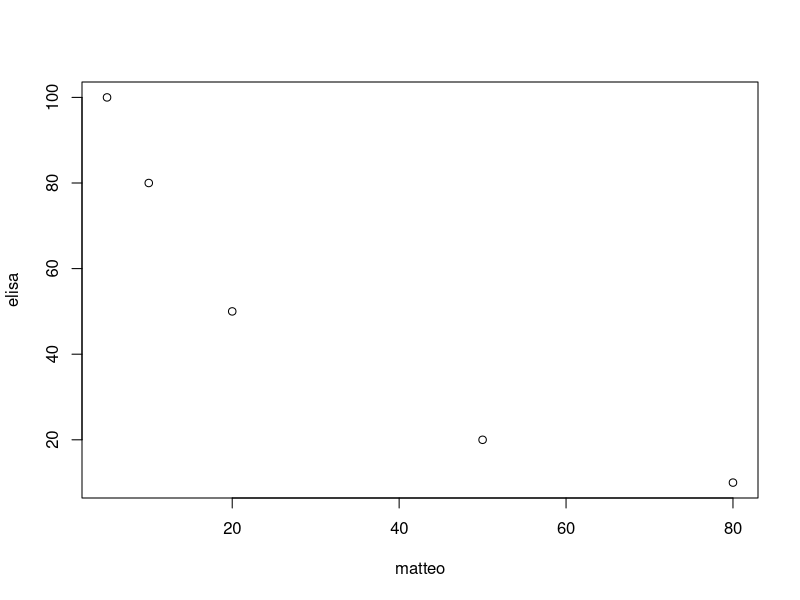
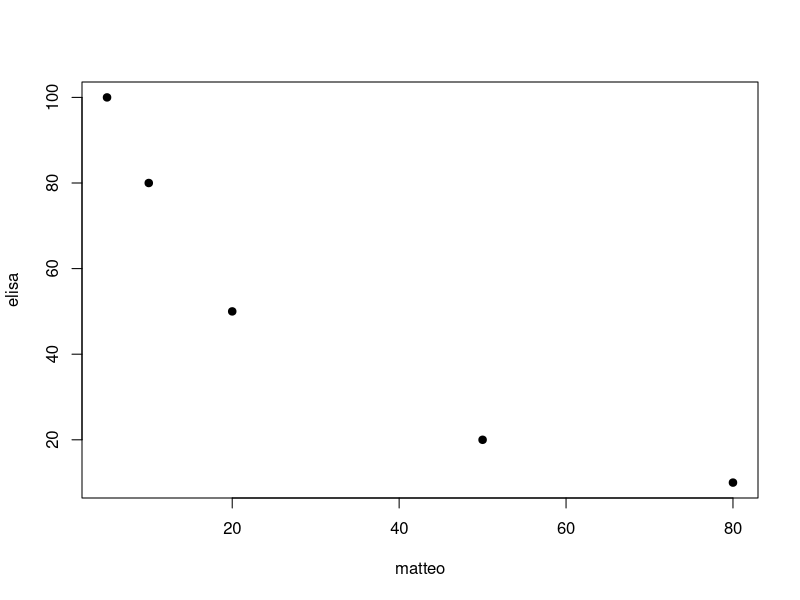
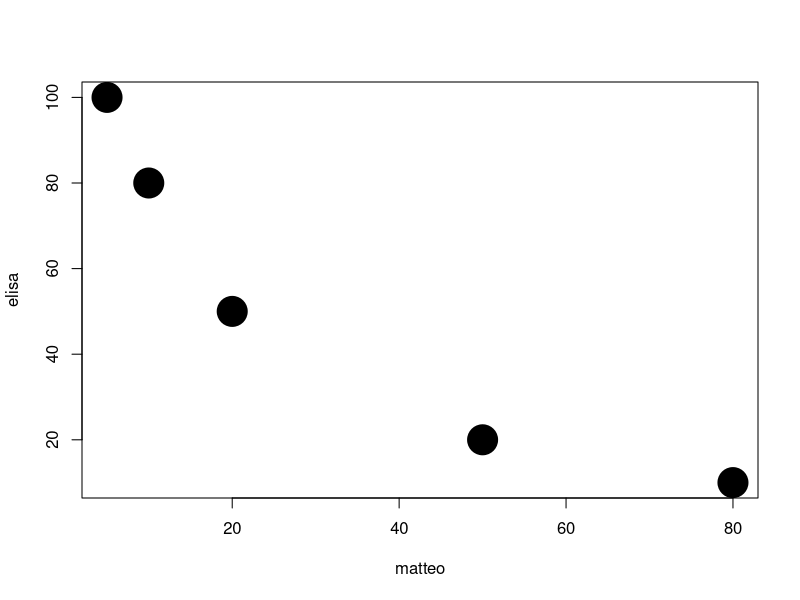
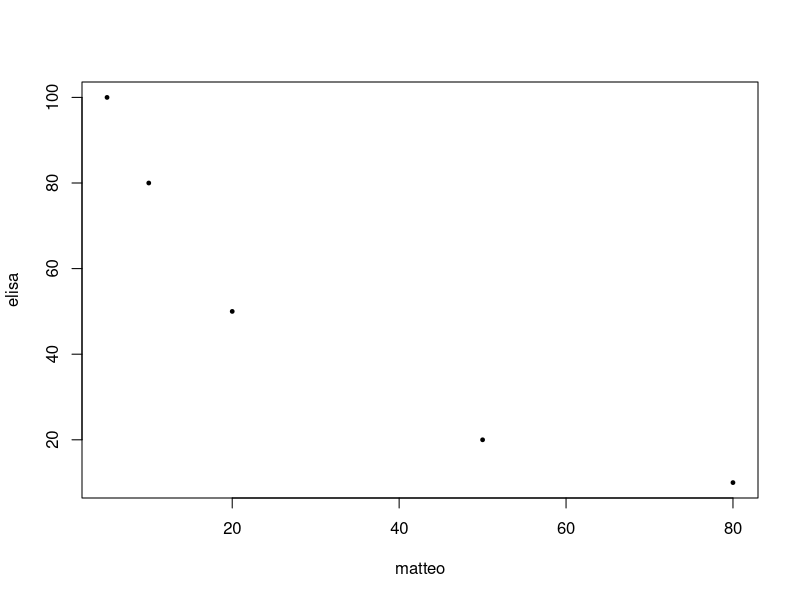
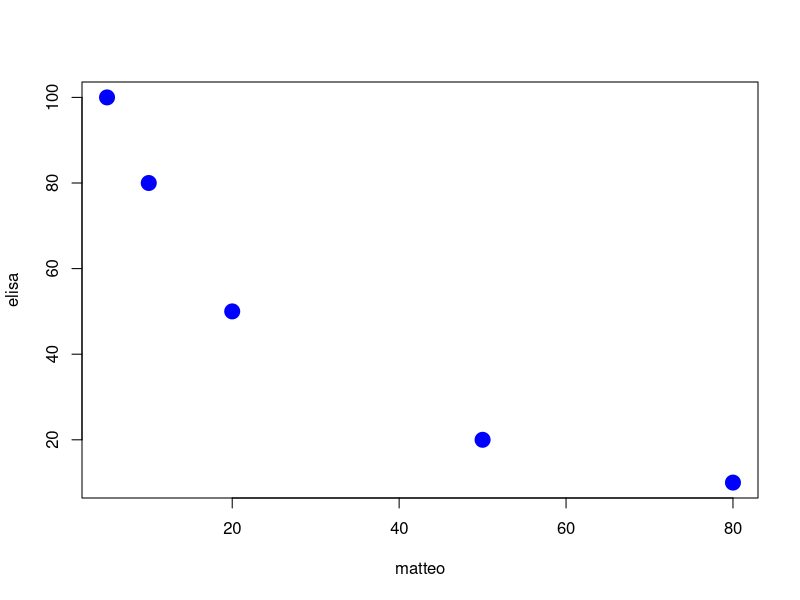
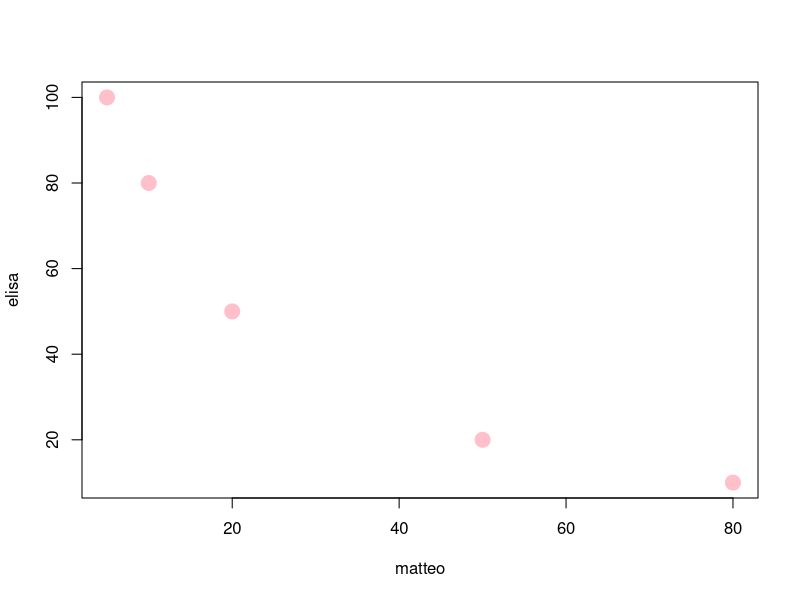
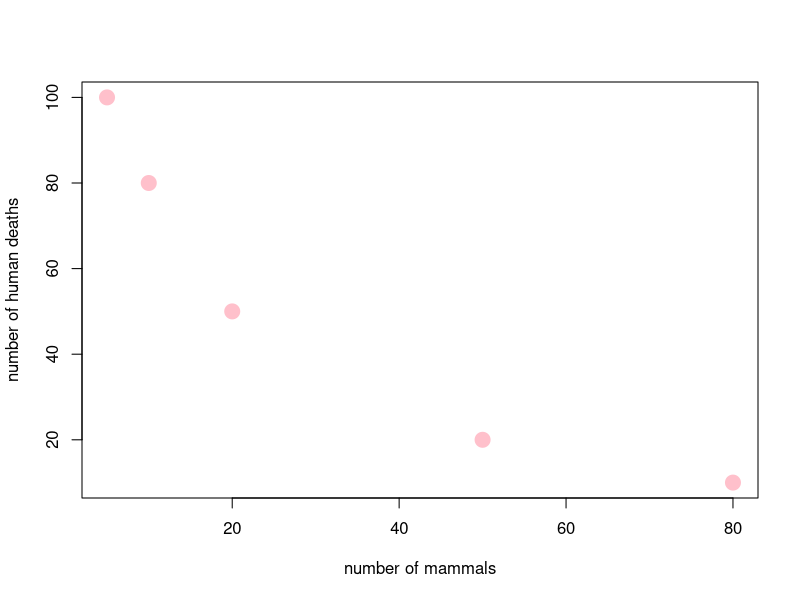
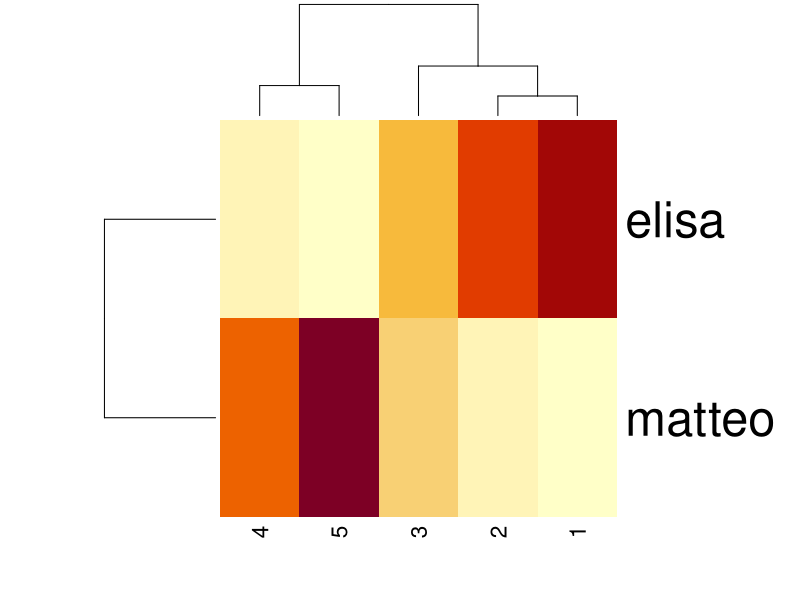

The R source for these figures, in order:
#Spatial Ecology in R

# operation
2 + 3 

# an object
samuele <- 2 + 3

# another object
gemma <- 4 + 6

# different ojects
samuele + gemma
samuele * gemma # instead of writing (2+3) * (4+6)
samuele ^ gemma

tma <- 5 * 4

tma + samuele + gemma # 20 + 5 + 10

matteo<-c(5,10,20,50,80) #an array is a set of elements: this is the array of mammal species

sum (5,10)

elisa<-c(100,80,50,20,10) #an array of human deaths due to a desease

plot(matteo,elisa)

#point character changes the points inside the plt

#changing the point character
plot(matteo,elisa,pch=19)

#character exageration
plot(matteo, elisa, pch=19, cex=4)
plot(matteo, elisa, pch=19, cex=0.5) #to divide

#changing the colors (search table of colors in Google)
plot(matteo, elisa, pch=19, cex=2, col="blue")
plot(matteo, elisa, pch=19, cex=2, col="pink")

#changing lables
plot(matteo, elisa, pch=19, cex=2, col="pink", xlab="number of mammals", ylab="number of human deaths")

# create the two arrays
matteo <- c(5, 10, 20, 50, 80)
elisa <- c(100, 80, 50, 20, 10)

# combine them into a matrix
my_matrix <- rbind(matteo, elisa)

# create a heatmap
heatmap(my_matrix)

plot(matteo, elisa,
     pch=19,
     cex=1.3,
     col="hotpink",
     xlab="Number of mammals",
     ylab="Number of human deaths",
     main="Mammal abundance and human deaths")

# add a trend line
model <- lm(elisa ~ matteo)

abline(model,
       col="blue",
       lwd=3)

#point character changes the points inside the plt

#changing the point character
plot(matteo,elisa,pch=19)
